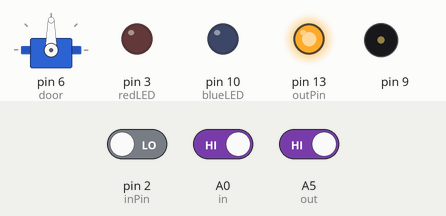
Bench run of a sketch on a simulated Arduino Uno, built with avr-gcc and run on an emulated ATmega328P. Shown: servo, output pins drawn as LEDs (lit = HIGH), buzzer (waves = sounding). Dashed ring = blinking. The inputs (shaded band) are chosen by the test bench; at power-on: A0 (in) HIGH, pin 2 (inPin) LOW, A5 (out) HIGH. What the sketch prints to the serial monitor is not drawn.

Above: at 1.2 s.
1.3 s: A0 (in) driven LOW
At 2.55 s:
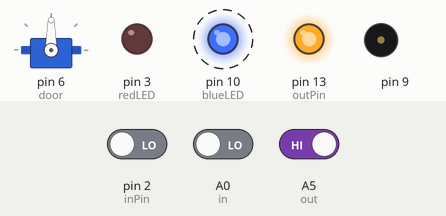
4.3 s: pin 2 (inPin) driven HIGH
At 5.3 s:
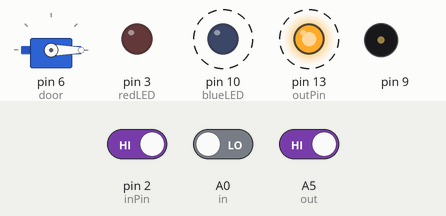
7.3 s: A5 (out) driven LOW
At 9.35 s:
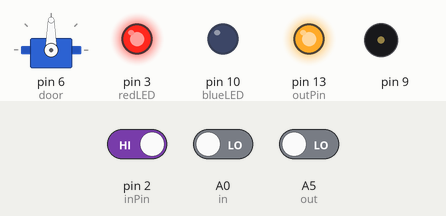
10.3 s: A5 (out) driven HIGH
At 11.7 s:
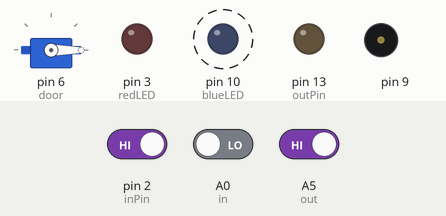
13.3 s: A0 (in) driven HIGH
At 13.7 s:
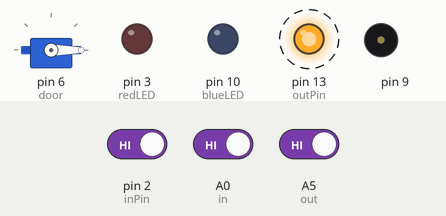
16.3 s: A0 (in) driven LOW
At 18.6 s:
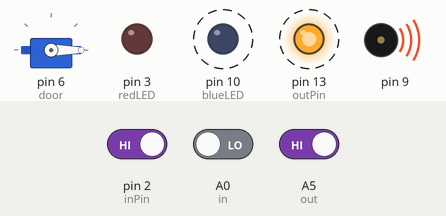
Timing chart, 0 to 20.3 s (numbered marks = the images above; inputs shaded):
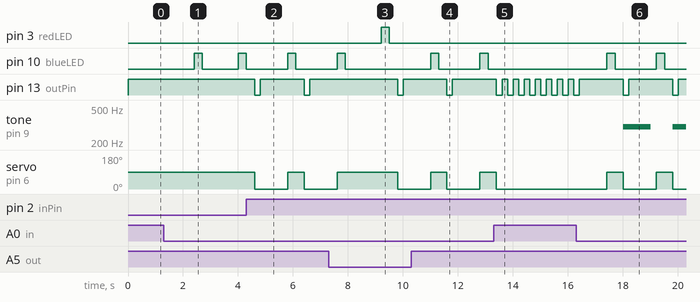

Measured:
- after the input at 1.3 s, pin 10 (blueLED): LOW → HIGH after 1.1 s, → LOW 0.30 s later, → HIGH 1.3 s later
- after the input at 4.3 s, pin 13 (outPin): alternates HIGH for 1.6 s and LOW for 0.20 s, starting after 0.30 s; servo on pin 6 (door): 90° → 0° after 0.30 s, → 90° 1.2 s later, → 0° 0.60 s later
- after the input at 7.3 s, pin 3 (redLED): LOW → HIGH after 1.9 s, → LOW 0.30 s later; pin 10 (blueLED): goes on until 7.9 s, then stays LOW
- after the input at 10.3 s, pin 3 (redLED): stays LOW (without the input it goes to HIGH after 2.3 s); pin 13 (outPin): HIGH → LOW after 1.3 s instead of 2.9 s
- after the input at 13.3 s, pin 10 (blueLED): stays LOW (without the input it goes to HIGH after 1.3 s); pin 13 (outPin): alternates HIGH for 0.20 s and LOW for 0.20 s, starting after 0.51 s; tone on pin 9: stays silent (without the input it goes to 300 Hz after 1.9 s); servo on pin 6 (door): goes on until 13.4 s, then stays 0°
- after the input at 16.3 s, pin 10 (blueLED): alternates HIGH for 0.30 s and LOW for 1.5 s, starting after 1.1 s; pin 13 (outPin): alternates HIGH for 1.6 s and LOW for 0.20 s, starting after 1.7 s

The sketch:

electric_gate.ino
```cpp
#include <Servo.h>
Servo door;
#define in A0
#define out A5
int count=0;
int blueLED = 10;
int redLED = 3;
/*int valuein;
int valueout;
int readingIn;
int readingOut;
int val1;
int val2;
int persons = 0; */
int inPin = 2;         // the number of the input pin
int outPin = 13;       // the number of the output pin

int state = HIGH;      // the current state of the output pin
int reading;           // the current reading from the input pin
int previous = LOW;    // the previous reading from the input pin

// the follow variables are long's because the time, measured in miliseconds,
// will quickly become a bigger number than can be stored in an int.
long time = 0;         // the last time the output pin was toggled
long debounce = 200;   // the debounce time, increase if the output flickers

//function for counting in
void IN()
{
    count++;
    if(count>5)
    {
      count=10;
      }
    Serial.print("Person In Room: \t");
    Serial.print(count);
    delay(1000);
}
 //function for counting out
void OUT()
{
    count--;
    if(count<=0)
    {
      count=0;
      }
    Serial.print("Person In Room: \t");
    Serial.println(count);
    delay(1000);
}

void setup()
{
  door.attach (6);
  pinMode(blueLED, OUTPUT);
  pinMode(redLED, OUTPUT);
  pinMode(inPin, INPUT);
  pinMode(outPin, OUTPUT);
  Serial.begin(9600);
}

void loop()
{

  reading = digitalRead(inPin);

  // if the input just went from LOW and HIGH and we've waited long enough
  // to ignore any noise on the circuit, toggle the output pin and remember
  // the time
  if (reading == HIGH && previous == LOW && millis() - time > debounce) {
    if (state == HIGH)
      state = LOW;
    else
      state = HIGH;

    time = millis();
  }

  digitalWrite(outPin, state);
  /*Serial.print("staateee: \t");
  Serial.println (state);

  previous = reading;*/


  if (state == 1) {
    if(digitalRead(in) != 1){
    IN();
    door.write(90);
    digitalWrite (blueLED, HIGH);
    delay(300);
    digitalWrite (blueLED, LOW);
    delay(300);
  }
    if(digitalRead(out) != 1) {
    OUT();
    door.write(90);
    digitalWrite (redLED, HIGH);
    delay(300);
    digitalWrite (redLED, LOW);
    delay(300);
    }

  if  (count > 5) {
    Serial.print("That is enough! \n");
    tone (9, 300, 1000);
  }
    if(count<=0)
  {
    Serial.print("Nobody In Room \n");
    Serial.print("Light Is Off \n");
    delay(200);
  }

  }
else {
digitalWrite (redLED, LOW);
digitalWrite (blueLED, LOW);
digitalWrite (outPin, LOW);
door.write(0);
}
}
```
